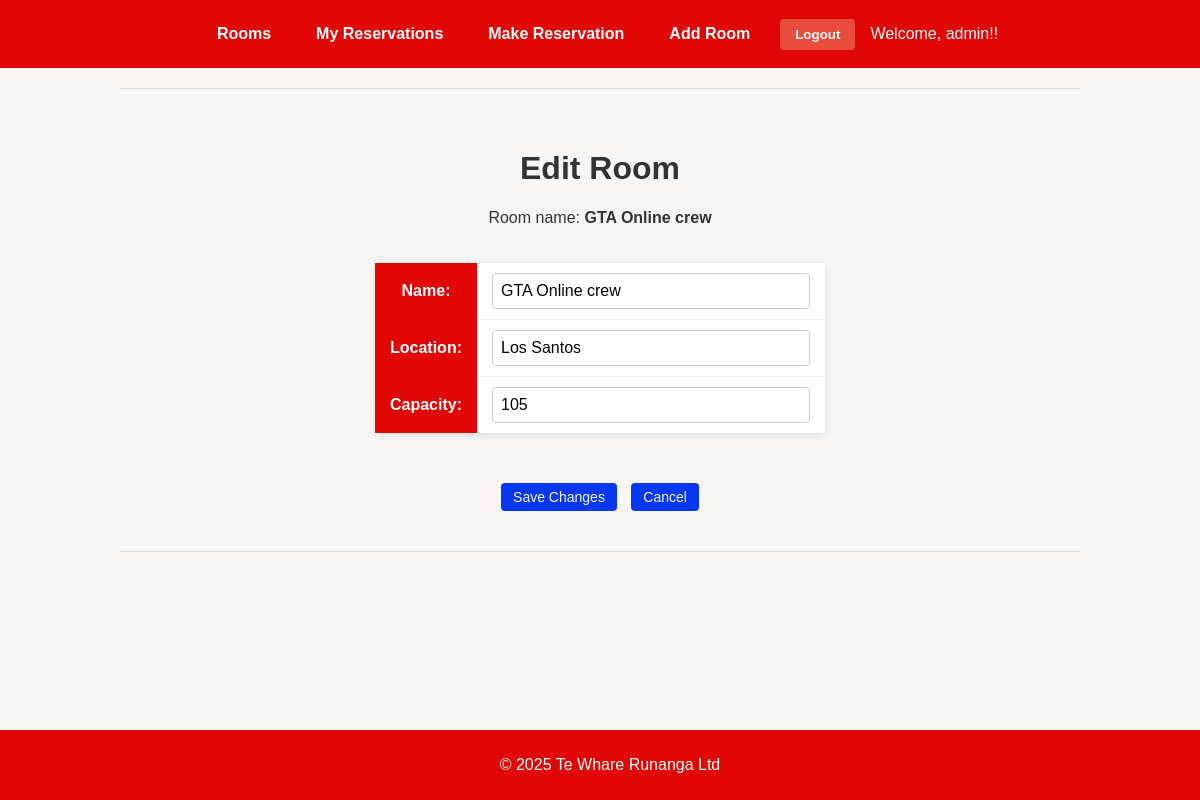
Screenshot of /rooms/edit/1/ (signed in) with the database file from the repository.
### reservations/models.py (models this page shows, shortened)
class ConferenceRoom(models.Model):
    name = models.CharField(max_length=100) # Room name
    location = models.CharField(max_length=100) # Where the room is located
    capacity = models.PositiveIntegerField() # How many people can fit in the room

### reservations/views.py (the view)
# urls.py: path('rooms/edit/<int:room_id>/', views.edit_room, name='edit_room'),
@staff_member_required
def edit_room(request, room_id):
    room = get_object_or_404(ConferenceRoom, id=room_id)
    if request.method == 'POST':
        form = ConferenceRoomForm(request.POST, instance=room)
        if form.is_valid():
            form.save()
            messages.success(request, 'Room updated successfully!')
            return redirect('reservations:room_list')
    else:
        form = ConferenceRoomForm(instance=room)
    return render(request, 'reservations/edit_room.html', {
        'form': form,
        'room': room
    })

### reservations/forms.py (shortened to what this page needs)
class ConferenceRoomForm(forms.ModelForm):
    class Meta:
        model = ConferenceRoom
        fields = ['name', 'location', 'capacity']

### reservations/templates/reservations/edit_room.html (shortened to what this page needs)
{% extends 'reservations/base.html' %}
{% block content %}
<h1>Edit Room</h1>
<p>Room name: <strong>{{ room.name }}</strong></p>
<div class="card">
    <form method="post">
        <table>
            {{ form.as_table }}
        </table>
        <div style="margin-top: 20px;">
            <button type="submit"
                    style="padding: 6px 12px;
                           background-color: #0738f1;
                           color: #fbfafa;
                           border: none;
                           border-radius: 4px;
                           cursor: pointer;
                           font-size: 14px;
                           text-decoration: none;">
                Save Changes
            </button>
            <a href="{% url 'reservations:room_list' %}"
               style="padding: 6px 12px;
                      background-color: #0738f1;
                      color: #fbfafa;
                      border: none;
                      border-radius: 4px;
                      cursor: pointer;
                      font-size: 14px;
                      text-decoration: none;
                      margin-left: 10px;">
                Cancel
            </a>
        </div>
    </form>
</div>
{% endblock %}

### reservations/templates/reservations/base.html (shortened to what this page needs)
<!DOCTYPE html>
<html lang="en">
<head>
</head>
<body>
<nav>
    <a href="{% url 'reservations:room_list' %}">Rooms</a>
    <a href="{% url 'reservations:my_reservations' %}">My Reservations</a>
    <a href="{% url 'reservations:make_reservation' %}">Make Reservation</a>
    <a href="{% url 'reservations:add_room' %}">Add Room</a>
    {% if user.is_authenticated %}
    <form method="post" action="{% url 'logout' %}">
        <button type="submit">Logout</button>
    </form>
    <span>Welcome, {{ user.username }}!!</span>
    {% else %}
    <a href="{% url 'login' %}">Login</a>
    {% endif %}
</nav>
<hr />
<main>
    {% block content %}
    {% endblock %}
</main>
<hr />
<footer>
    <p>&copy; 2025 Te Whare Runanga Ltd</p>
</footer>
</body>
</html>

### reservations/templates/reservations/base.html (style rules this page uses)
body { font-family: Arial, sans-serif; background-color: #f8f5f5; color: #333; margin: 0; padding: 0; text-align: center; }
nav { background-color: #e10707; padding: 15px; display: flex; justify-content: center; align-items: center; flex-wrap: wrap; gap: 15px; }
nav a { color: white; text-decoration: none; font-weight: bold; padding: 10px 15px; border-radius: 5px; transition: background-color 0.3s; }
nav form { display: inline-block; margin: 0; }
nav button { background-color: #e74c3c; color: white; border: none; padding: 8px 15px; border-radius: 4px; cursor: pointer; font-weight: bold; transition: background-color 0.3s; }
nav span { color: white; font_size: 1rem; }
hr { margin: 20px auto; width: 80%; border: 0; height: 1px; background: #ddd; }
main { padding: 20px; max-width: 900px; margin: auto; }
footer { background-color: #e10707; color: white; padding: 10px; font_size: 0.9rem; position: fixed; bottom: 0; width: 100%; }
main form { display: flex; flex-direction: column; allign-items: center; gap: 10px; }
main input, main select, main textarea { width: 300px; padding: 8px; border: 1px solid #ccc; border-radius: 4px; font-size: 1rem; }
main table { margin: 20px auto; border-collapse: separate; border-spacing: 0; width: auto; max-width: 900px; box-shadow: 0 2px 8px rgba(0, 0, 0, 0.1); border: none; }
main th, main td { padding: 10px 15px; text-align: center; background-color: #fff; border: none; }
main th { background-color: #e10707; color: white; font-weight: bold; }
main tr:not(:last-child) td { border-bottom: 1px solid #f0f0f0; }

### reservations/templates/reservations/edit_room.html (style rules this page uses)
table { width: 100%; }
th, td { padding: 8px 0; }
th { text-align: left; padding-right: 10px; }

### rows the page displays
ConferenceRoom: name "GTA Online crew", location "Los Santos", capacity "105"

### other values shown
{{ user.username }} "admin"
